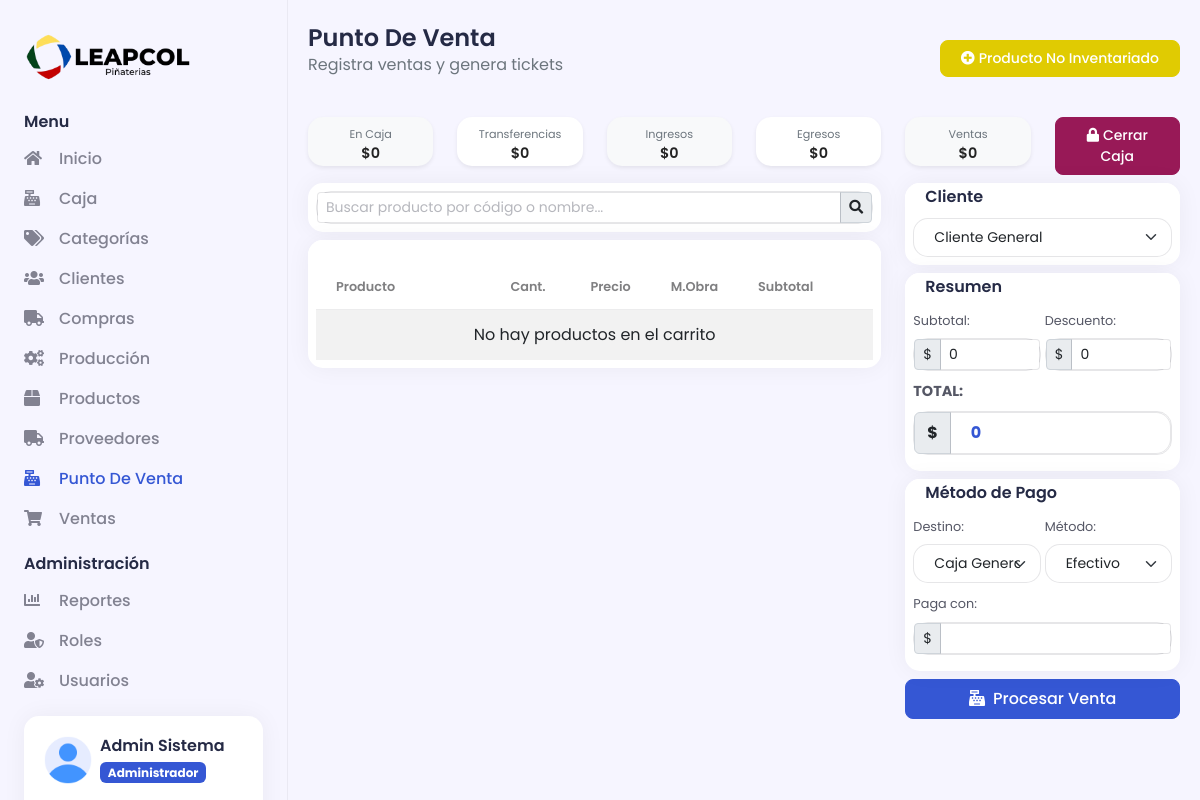
The page /pos (signed in) on the database as committed earlier.
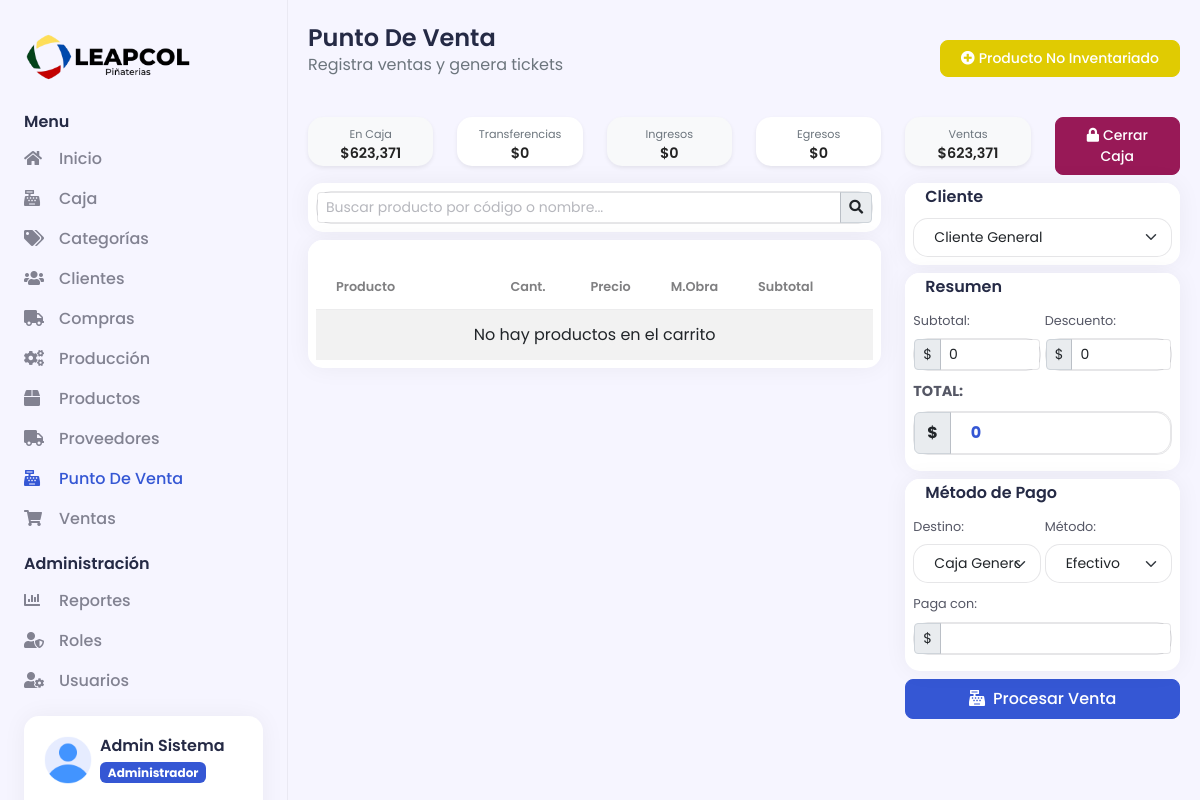
The same page on the database as committed later.
### tables this page shows
CREATE TABLE `cajas` (
  `id` int(11) NOT NULL,
  `usuario_id` int(11) NOT NULL,
  `fecha_apertura` datetime NOT NULL DEFAULT current_timestamp(),
  `fecha_cierre` datetime DEFAULT NULL,
  `monto_inicial` decimal(10,2) NOT NULL DEFAULT 0.00,
  `monto_final` decimal(10,2) DEFAULT NULL,
  `total_ventas` decimal(10,2) DEFAULT 0.00,
  `total_efectivo` decimal(10,2) DEFAULT 0.00,
  `total_tarjeta` decimal(10,2) DEFAULT 0.00,
  `total_transferencia` decimal(10,2) DEFAULT 0.00,
  `estado` tinyint(1) NOT NULL DEFAULT 1 COMMENT '1=Abierta, 0=Cerrada',
  `observaciones` text DEFAULT NULL
);

### Views/Template/navbar.php (called while the page is built, shortened)
<?php
$userModules = getUserModules();
?>

### Libraries/Core/Views.php (called while the page is built)
<?php
class Views
{
    public function getView($controller, $view, $data = "")
    {
        $controller = get_class($controller);
        if ($controller == "Home") {
            $view = "Views/" . $view . ".php";
        } else {
            $view = "Views/" . $controller . "/" . $view . ".php";
        }
        require_once $view;
    }
}

### Controllers/Pos.php (called while the page is built, shortened)
<?php
class Pos extends AuthController
{
    public function __construct()
    {
        $this->cajaModel = new CajaModel();
    }
    public function index()
    {
        $data['page_tag'] = "Punto de Venta - " . NOMBRE_EMPRESA;
        $data['page_title'] = "Punto de Venta";
        $data['page_name'] = "pos";
        $data['cajaAbierta'] = $this->cajaModel->getCajaAbierta($_SESSION['userData']['idusuario']);
        $this->views->getView($this, "pos", $data);
    }
}

### index.php (called while the page is built, shortened)
<?php
    require_once "Helpers/Helpers.php";
    $app = new Load();

### Libraries/Core/Mysql.php (called while the page is built, shortened)
<?php
class Mysql extends Conexion
{
    private $conexion;
    public function __construct()
    {
        $this->conexion = new Conexion();
        $this->conexion = $this->conexion->conect();
    }
    public function select(string $query, array $arrValues = [])
    {
        try {
            $this->strquery = $query;
            $this->arrValues = $arrValues;
            $result = $this->conexion->prepare($this->strquery);
            $result->execute($this->arrValues);
            $data = $result->fetch(PDO::FETCH_ASSOC);
            return $data;
        } catch (PDOException $e) {
            error_log("Error en select: " . $e->getMessage());
            return null;
        }
    }
    public function select_all(string $query, array $arrValues = [])
    {
        try {
            $this->strquery = $query;
            $this->arrValues = $arrValues;
            $result = $this->conexion->prepare($this->strquery);
            $result->execute($this->arrValues);
            $data = $result->fetchall(PDO::FETCH_ASSOC);
            return $data;
        } catch (PDOException $e) {
            error_log("Error en select_all: " . $e->getMessage());
            return [];
        }
    }
}

### Libraries/Core/Conexion.php (called while the page is built)
<?php
class Conexion
{
    private $conect;
    public function __construct()
    {
        $connectionString = "mysql:host=" . DB_HOST . ";dbname=" . DB_NAME . ";charset=" . DB_CHARSET;
        try {
            $this->conect = new PDO($connectionString, DB_USER, DB_PASSWORD);
            $this->conect->setAttribute(PDO::ATTR_ERRMODE, PDO::ERRMODE_EXCEPTION);
        } catch (PDOException $e) {
            error_log("Error de conexión a la base de datos: " . $e->getMessage());
            throw new Exception("Error de conexión a la base de datos. Por favor, contacte al administrador.");
        }
    }
    public function conect()
    {
        return $this->conect;
    }
}

### Helpers/Helpers.php (called while the page is built, shortened)
<?php
function headerAdmin($data = "")
{
    $view_header = "Views/Template/header.php";
    require_once($view_header);
}
function hasPermission($moduloUrl)
{
    if ($_SESSION['userData']['idrol'] == 1) {
        return true;
    }
    require_once "Libraries/Core/Mysql.php";
    $mysql = new Mysql();
    $sql = "SELECT p.id FROM permisos p
            INNER JOIN modulos m ON p.modulo_id = m.id
            WHERE p.rol_id = ? AND m.url = ?";
    $result = $mysql->select($sql, [$_SESSION['userData']['idrol'], $moduloUrl]);
    return !empty($result);
}
function getUserModules()
{
    require_once "Libraries/Core/Mysql.php";
    $mysql = new Mysql();
    if ($_SESSION['userData']['idrol'] == 1) {
        $sql = "SELECT * FROM modulos WHERE estado = 1 ORDER BY nombre ASC";
        return $mysql->select_all($sql);
    }
    $sql = "SELECT m.* FROM modulos m
            INNER JOIN permisos p ON m.id = p.modulo_id
            WHERE p.rol_id = ? AND m.estado = 1
            ORDER BY m.nombre ASC";
    return $mysql->select_all($sql, [$_SESSION['userData']['idrol']]);
}

### Models/CajaModel.php (called while the page is built, shortened)
<?php
class CajaModel extends Mysql
{
    public function getCajaAbierta($usuarioId)
    {
        $sql = "SELECT c.*,
                       (c.monto_inicial + COALESCE(c.total_ventas, 0) +
                        (SELECT COALESCE(SUM(monto), 0) FROM movimientos_caja WHERE caja_id = c.id AND tipo = 'ingreso') -
                        (SELECT COALESCE(SUM(monto), 0) FROM movimientos_caja WHERE caja_id = c.id AND tipo = 'egreso')) as total_actual
                FROM cajas c
                WHERE c.usuario_id = ? AND c.estado = 1
                ORDER BY c.id DESC LIMIT 1";
        return $this->select($sql, [intval($usuarioId)]);
    }
}

### Views/Pos/pos.php (the view, shortened to what the changed rows need)
<?php headerAdmin($data); ?>
<div class="d2c_main px-0 px-md-2 py-4">
    <div class="container-fluid">
        <div class="row mb-2">
            <?php if($data['cajaAbierta']): ?>
            <div class="col-md-2">
                <div class="card bg-light border-0 shadow-sm">
                    <div class="card-body p-1 text-center">
                        <small class="text-muted" style="font-size: 0.7rem;">En Caja</small>
                        <h6 class="mb-0 text-dark" style="font-size: 0.9rem;" id="montoCajaHeader">$<?= number_format($data['cajaAbierta']['total_actual'] ?? 0, 0) ?></h6>
                    </div>
                </div>
            </div>
            <div class="col-md-2">
                <div class="card bg-white border-1 shadow-sm">
                    <div class="card-body p-1 text-center">
                        <small class="text-muted" style="font-size: 0.7rem;">Transferencias</small>
                        <h6 class="mb-0 text-dark" style="font-size: 0.9rem;" id="montoTransferenciasHeader">$0</h6>
                    </div>
                </div>
            </div>
            <div class="col-md-2">
                <div class="card bg-light border-0 shadow-sm">
                    <div class="card-body p-1 text-center">
                        <small class="text-muted" style="font-size: 0.7rem;">Ingresos</small>
                        <h6 class="mb-0 text-dark" style="font-size: 0.9rem;" id="montoIngresosHeader">$0</h6>
                    </div>
                </div>
            </div>
            <div class="col-md-2">
                <div class="card bg-white border-1 shadow-sm">
                    <div class="card-body p-1 text-center">
                        <small class="text-muted" style="font-size: 0.7rem;">Egresos</small>
                        <h6 class="mb-0 text-dark" style="font-size: 0.9rem;" id="montoEgresosHeader">$0</h6>
                    </div>
                </div>
            </div>
            <div class="col-md-2">
                <div class="card bg-light border-0 shadow-sm">
                    <div class="card-body p-1 text-center">
                        <small class="text-muted" style="font-size: 0.7rem;">Ventas</small>
                        <h6 class="mb-0 text-dark" style="font-size: 0.9rem;" id="montoVentasHeader">$<?= number_format($data['cajaAbierta']['total_ventas'] ?? 0, 0) ?></h6>
                    </div>
                </div>
            </div>
            <div class="col-md-2">
                <button class="btn btn-danger btn-sm w-100" id="btnCerrarCajaHeader">
                    <i class="fas fa-lock me-1"></i>Cerrar Caja
                </button>
            </div>
            <?php endif; ?>
        </div>
        <div class="row">
            <div class="col-lg-8">
                <div class="card">
                    <div class="card-body p-2">
                        <div class="table-responsive" style="max-height: 350px; overflow-y: auto;">
                            <table class="table table-hover table-striped table-sm" id="tablaCarrito">
                                <thead>
                                    <tr style="font-size: 0.8rem;">
                                        <th>Producto</th>
                                        <th width="80">Cant.</th>
                                        <th width="80">Precio</th>
                                        <th width="80">M.Obra</th>
                                        <th width="90">Subtotal</th>
                                        <th width="40"></th>
                                    </tr>
                                </thead>
                            </table>
                        </div>
                    </div>
                </div>
            </div>
        </div>
    </div>
</div>

Rows that differ between the two databases and show on the page:
changed cajas: total_ventas "0" → "623,371"
Other text that changed with them:
$data['cajaAbierta']['total_actual']: "0" → "623,371"
